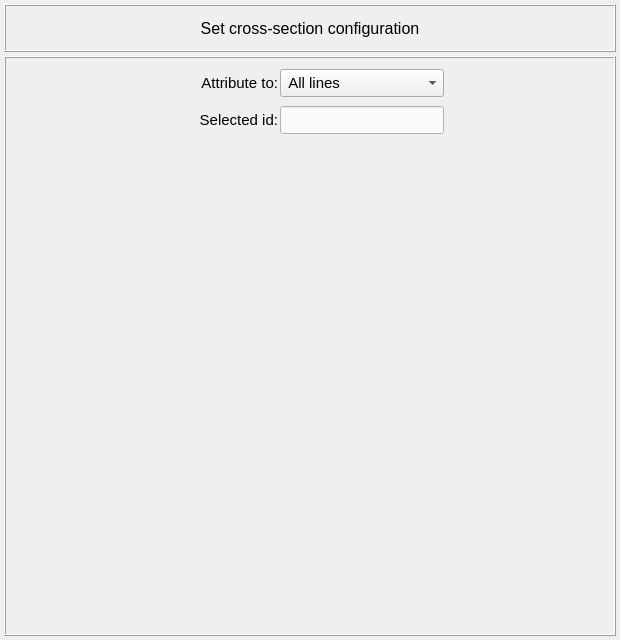
<?xml version="1.0" encoding="UTF-8"?>
<ui version="4.0">
 <class>Dialog</class>
 <widget class="QDialog" name="Dialog">
  <property name="windowModality">
   <enum>Qt::NonModal</enum>
  </property>
  <property name="geometry">
   <rect>
    <x>0</x>
    <y>0</y>
    <width>620</width>
    <height>640</height>
   </rect>
  </property>
  <property name="sizePolicy">
   <sizepolicy hsizetype="Fixed" vsizetype="Fixed">
    <horstretch>0</horstretch>
    <verstretch>0</verstretch>
   </sizepolicy>
  </property>
  <property name="minimumSize">
   <size>
    <width>620</width>
    <height>640</height>
   </size>
  </property>
  <property name="maximumSize">
   <size>
    <width>620</width>
    <height>640</height>
   </size>
  </property>
  <property name="contextMenuPolicy">
   <enum>Qt::DefaultContextMenu</enum>
  </property>
  <property name="windowTitle">
   <string>Set: cross-section</string>
  </property>
  <property name="windowIcon">
   <iconset>
    <normaloff>../../../../../../Downloads/load - Copia.png</normaloff>../../../../../../Downloads/load - Copia.png</iconset>
  </property>
  <property name="whatsThis">
   <string/>
  </property>
  <layout class="QGridLayout" name="gridLayout_33">
   <property name="leftMargin">
    <number>4</number>
   </property>
   <property name="topMargin">
    <number>4</number>
   </property>
   <property name="rightMargin">
    <number>4</number>
   </property>
   <property name="bottomMargin">
    <number>4</number>
   </property>
   <property name="spacing">
    <number>4</number>
   </property>
   <item row="0" column="0">
    <widget class="QFrame" name="top_frame">
     <property name="minimumSize">
      <size>
       <width>0</width>
       <height>48</height>
      </size>
     </property>
     <property name="maximumSize">
      <size>
       <width>1000</width>
       <height>48</height>
      </size>
     </property>
     <property name="frameShape">
      <enum>QFrame::Box</enum>
     </property>
     <property name="frameShadow">
      <enum>QFrame::Raised</enum>
     </property>
     <property name="lineWidth">
      <number>1</number>
     </property>
     <layout class="QGridLayout" name="gridLayout">
      <property name="leftMargin">
       <number>4</number>
      </property>
      <property name="topMargin">
       <number>4</number>
      </property>
      <property name="rightMargin">
       <number>4</number>
      </property>
      <property name="bottomMargin">
       <number>4</number>
      </property>
      <property name="spacing">
       <number>4</number>
      </property>
      <item row="1" column="1">
       <widget class="QLabel" name="label">
        <property name="font">
         <font>
          <pointsize>12</pointsize>
         </font>
        </property>
        <property name="text">
         <string>Set cross-section configuration</string>
        </property>
        <property name="textFormat">
         <enum>Qt::AutoText</enum>
        </property>
        <property name="alignment">
         <set>Qt::AlignCenter</set>
        </property>
       </widget>
      </item>
     </layout>
    </widget>
   </item>
   <item row="1" column="0">
    <widget class="QFrame" name="bottom_frame">
     <property name="minimumSize">
      <size>
       <width>0</width>
       <height>0</height>
      </size>
     </property>
     <property name="maximumSize">
      <size>
       <width>1000</width>
       <height>1000</height>
      </size>
     </property>
     <property name="frameShape">
      <enum>QFrame::Box</enum>
     </property>
     <property name="frameShadow">
      <enum>QFrame::Raised</enum>
     </property>
     <layout class="QGridLayout" name="gridLayout_29">
      <property name="leftMargin">
       <number>4</number>
      </property>
      <property name="topMargin">
       <number>4</number>
      </property>
      <property name="rightMargin">
       <number>4</number>
      </property>
      <property name="bottomMargin">
       <number>4</number>
      </property>
      <property name="horizontalSpacing">
       <number>4</number>
      </property>
      <property name="verticalSpacing">
       <number>0</number>
      </property>
      <item row="1" column="0">
       <widget class="QFrame" name="main_frame">
        <property name="minimumSize">
         <size>
          <width>0</width>
          <height>0</height>
         </size>
        </property>
        <property name="maximumSize">
         <size>
          <width>1000</width>
          <height>1000</height>
         </size>
        </property>
        <property name="frameShape">
         <enum>QFrame::NoFrame</enum>
        </property>
        <property name="frameShadow">
         <enum>QFrame::Raised</enum>
        </property>
        <layout class="QGridLayout" name="gridLayout_28">
         <property name="leftMargin">
          <number>2</number>
         </property>
         <property name="topMargin">
          <number>0</number>
         </property>
         <property name="rightMargin">
          <number>2</number>
         </property>
         <property name="bottomMargin">
          <number>2</number>
         </property>
         <property name="spacing">
          <number>2</number>
         </property>
        </layout>
       </widget>
      </item>
      <item row="0" column="0">
       <widget class="QFrame" name="selection_frame">
        <property name="minimumSize">
         <size>
          <width>0</width>
          <height>80</height>
         </size>
        </property>
        <property name="maximumSize">
         <size>
          <width>16777215</width>
          <height>80</height>
         </size>
        </property>
        <property name="frameShape">
         <enum>QFrame::NoFrame</enum>
        </property>
        <property name="frameShadow">
         <enum>QFrame::Raised</enum>
        </property>
        <layout class="QGridLayout" name="gridLayout_26" rowstretch="0,0">
         <property name="leftMargin">
          <number>2</number>
         </property>
         <property name="topMargin">
          <number>0</number>
         </property>
         <property name="rightMargin">
          <number>2</number>
         </property>
         <property name="bottomMargin">
          <number>0</number>
         </property>
         <property name="spacing">
          <number>2</number>
         </property>
         <item row="1" column="2">
          <widget class="QLineEdit" name="lineEdit_selected_ID">
           <property name="minimumSize">
            <size>
             <width>0</width>
             <height>28</height>
            </size>
           </property>
           <property name="maximumSize">
            <size>
             <width>16777215</width>
             <height>28</height>
            </size>
           </property>
           <property name="font">
            <font>
             <pointsize>10</pointsize>
             <kerning>false</kerning>
            </font>
           </property>
           <property name="focusPolicy">
            <enum>Qt::ClickFocus</enum>
           </property>
           <property name="styleSheet">
            <string notr="true">QLineEdit{color: rgb(0, 0, 0); background-color: rgb(250, 250, 250)}
QLineEdit:disabled{color: rgb(100, 100, 100); background-color: rgb(240, 240, 240)}</string>
           </property>
           <property name="alignment">
            <set>Qt::AlignCenter</set>
           </property>
          </widget>
         </item>
         <item row="1" column="3">
          <spacer name="horizontalSpacer_2">
           <property name="orientation">
            <enum>Qt::Horizontal</enum>
           </property>
           <property name="sizeHint" stdset="0">
            <size>
             <width>40</width>
             <height>20</height>
            </size>
           </property>
          </spacer>
         </item>
         <item row="0" column="2">
          <widget class="QComboBox" name="comboBox_selection">
           <property name="minimumSize">
            <size>
             <width>0</width>
             <height>28</height>
            </size>
           </property>
           <property name="maximumSize">
            <size>
             <width>16777215</width>
             <height>28</height>
            </size>
           </property>
           <property name="font">
            <font>
             <pointsize>11</pointsize>
            </font>
           </property>
           <item>
            <property name="text">
             <string> All lines</string>
            </property>
           </item>
           <item>
            <property name="text">
             <string> Selected lines</string>
            </property>
           </item>
           <item>
            <property name="text">
             <string> Selected elements</string>
            </property>
           </item>
          </widget>
         </item>
         <item row="1" column="0">
          <widget class="QFrame" name="frame_26">
           <property name="minimumSize">
            <size>
             <width>120</width>
             <height>26</height>
            </size>
           </property>
           <property name="frameShape">
            <enum>QFrame::NoFrame</enum>
           </property>
           <property name="frameShadow">
            <enum>QFrame::Raised</enum>
           </property>
           <layout class="QGridLayout" name="gridLayout_27">
            <property name="leftMargin">
             <number>0</number>
            </property>
            <property name="topMargin">
             <number>0</number>
            </property>
            <property name="rightMargin">
             <number>0</number>
            </property>
            <property name="bottomMargin">
             <number>0</number>
            </property>
            <property name="spacing">
             <number>0</number>
            </property>
            <item row="1" column="0">
             <spacer name="horizontalSpacer">
              <property name="orientation">
               <enum>Qt::Horizontal</enum>
              </property>
              <property name="sizeHint" stdset="0">
               <size>
                <width>40</width>
                <height>20</height>
               </size>
              </property>
             </spacer>
            </item>
           </layout>
          </widget>
         </item>
         <item row="0" column="1">
          <widget class="QLabel" name="label_selected_id_2">
           <property name="minimumSize">
            <size>
             <width>100</width>
             <height>28</height>
            </size>
           </property>
           <property name="maximumSize">
            <size>
             <width>100</width>
             <height>28</height>
            </size>
           </property>
           <property name="font">
            <font>
             <pointsize>11</pointsize>
            </font>
           </property>
           <property name="text">
            <string>Attribute to:</string>
           </property>
           <property name="alignment">
            <set>Qt::AlignRight|Qt::AlignTrailing|Qt::AlignVCenter</set>
           </property>
          </widget>
         </item>
         <item row="1" column="1">
          <widget class="QLabel" name="label_selected_id">
           <property name="minimumSize">
            <size>
             <width>0</width>
             <height>28</height>
            </size>
           </property>
           <property name="maximumSize">
            <size>
             <width>16777215</width>
             <height>28</height>
            </size>
           </property>
           <property name="font">
            <font>
             <pointsize>11</pointsize>
             <weight>50</weight>
             <bold>false</bold>
            </font>
           </property>
           <property name="text">
            <string>Selected id:</string>
           </property>
           <property name="alignment">
            <set>Qt::AlignRight|Qt::AlignTrailing|Qt::AlignVCenter</set>
           </property>
          </widget>
         </item>
        </layout>
       </widget>
      </item>
     </layout>
    </widget>
   </item>
  </layout>
 </widget>
 <resources/>
 <connections/>
</ui>
